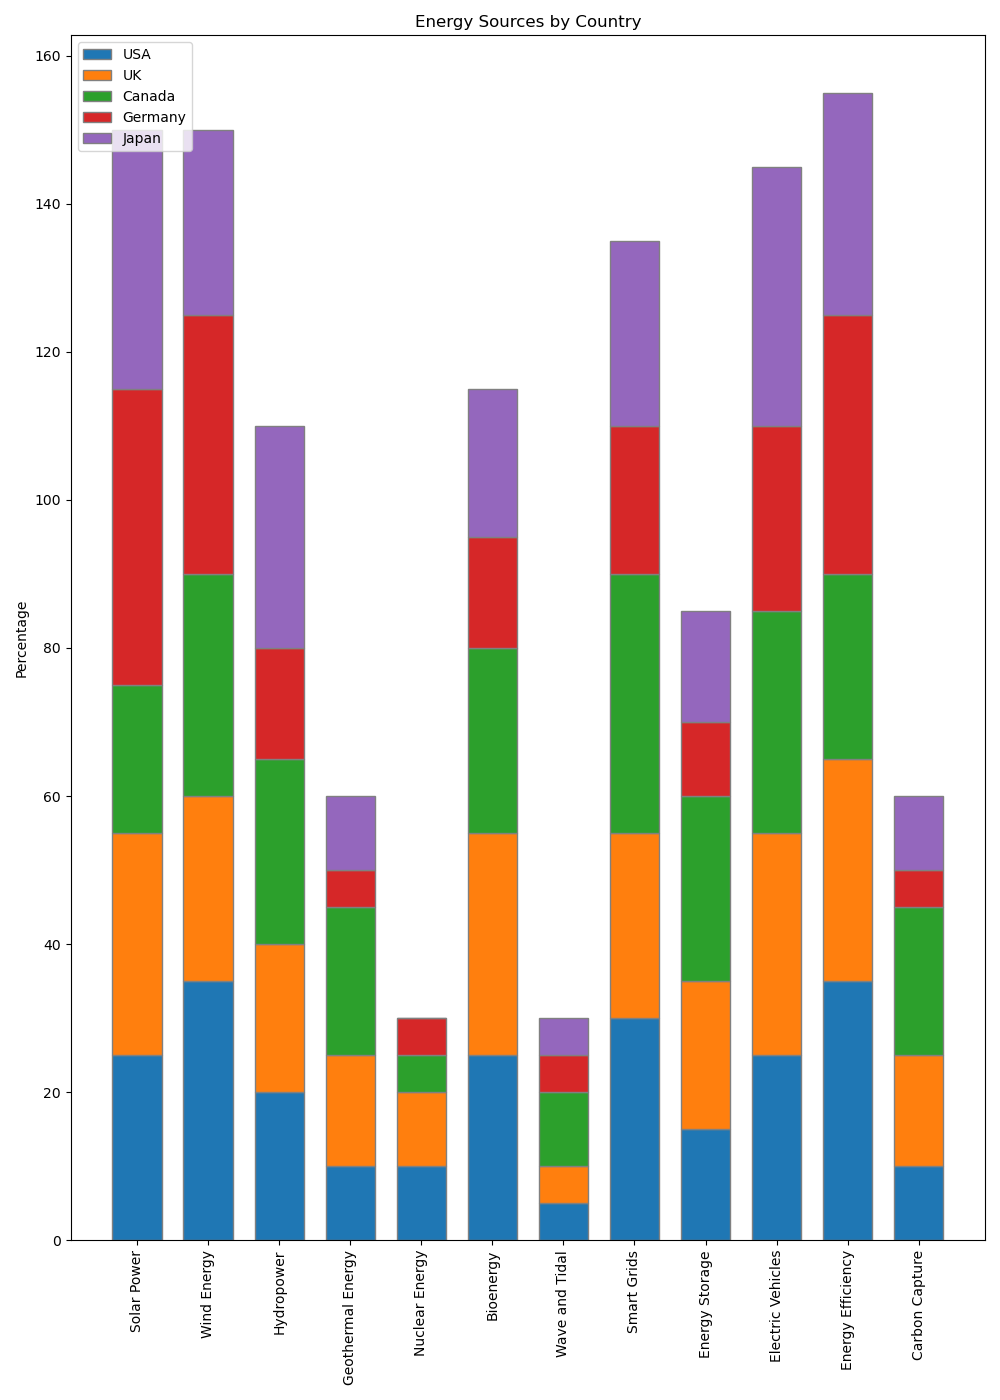

Write Python code to recreate this figure.

import matplotlib.pyplot as plt
import numpy as np

# Data
categories = ['Solar Power', 'Wind Energy', 'Hydropower', 'Geothermal Energy', 'Nuclear Energy', 
              'Bioenergy', 'Wave and Tidal', 'Smart Grids', 'Energy Storage', 'Electric Vehicles', 
              'Energy Efficiency', 'Carbon Capture']
usa = [25, 35, 20, 10, 10, 25, 5, 30, 15, 25, 35, 10]
uk = [30, 25, 20, 15, 10, 30, 5, 25, 20, 30, 30, 15]
canada = [20, 30, 25, 20, 5, 25, 10, 35, 25, 30, 25, 20]
germany = [40, 35, 15, 5, 5, 15, 5, 20, 10, 25, 35, 5]
japan = [35, 25, 30, 10, 0, 20, 5, 25, 15, 35, 30, 10]

# Create plot
fig, ax = plt.subplots(figsize=(10, 14))

bar_width = 0.7
bar_positions = np.arange(len(categories))

ax.bar(bar_positions, usa, color='#1f77b4', edgecolor='grey', width=bar_width, label='USA')
ax.bar(bar_positions, uk, bottom=usa, color='#ff7f0e', edgecolor='grey', width=bar_width, label='UK')
ax.bar(bar_positions, canada, bottom=np.array(usa) + np.array(uk), color='#2ca02c', edgecolor='grey', width=bar_width, label='Canada')
ax.bar(bar_positions, germany, bottom=np.array(usa) + np.array(uk) + np.array(canada), color='#d62728', edgecolor='grey', width=bar_width, label='Germany')
ax.bar(bar_positions, japan, bottom=np.array(usa) + np.array(uk) + np.array(canada) + np.array(germany), color='#9467bd', edgecolor='grey', width=bar_width, label='Japan')

# Labeling
ax.set_xticks(bar_positions)
ax.set_xticklabels(categories, rotation=90)
ax.set_ylabel('Percentage')
ax.set_title('Energy Sources by Country')
ax.legend(loc='upper left')

plt.tight_layout()
plt.show()
